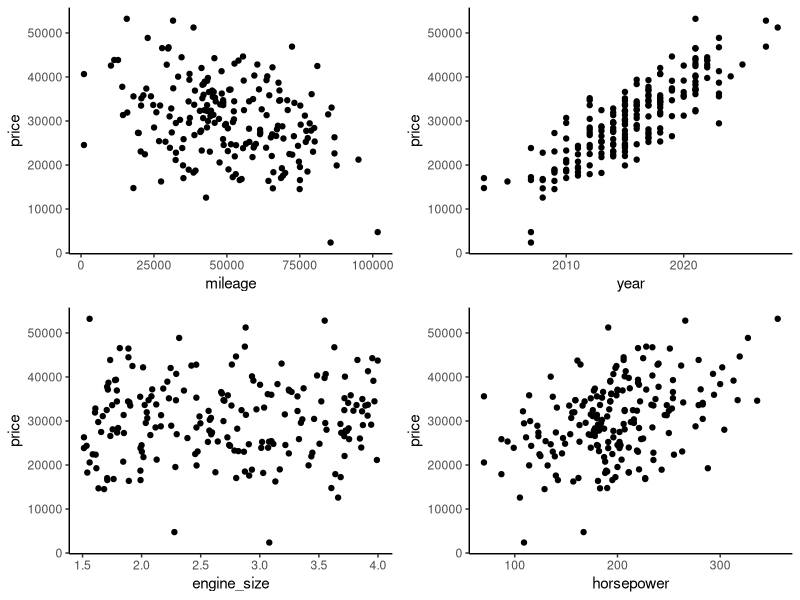
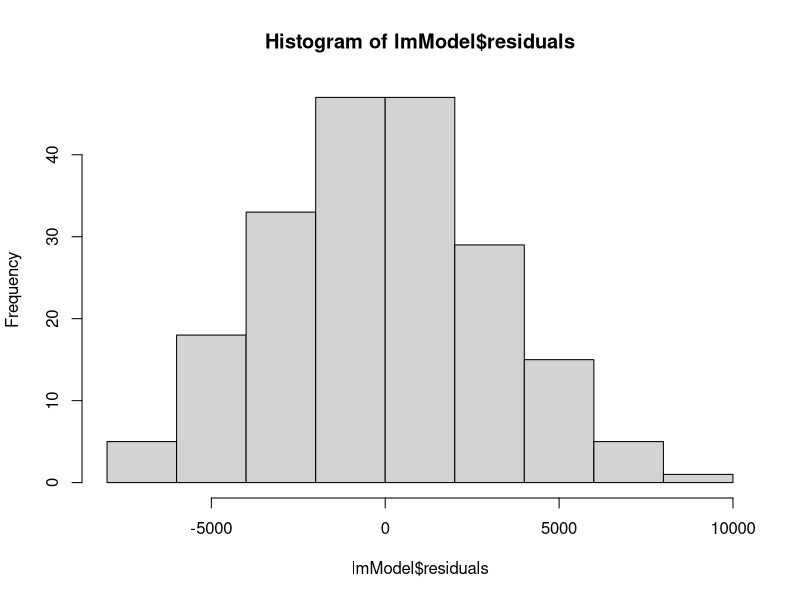

The R script that drew these images, in order:
# Scott Schumacker
# Multivariable Linear Regression

# Loading packages
library(tidyverse)
library(lmtest)
library(gridExtra)

# Creating data set
n <- 200

mileage <- rnorm(n, mean = 50000, sd = 20000)
year <- round(rnorm(n, mean = 2015, sd = 5))
engine_size <- runif(n, min = 1.5, max = 4.0)
horsepower <- round(rnorm(n, mean = 200, sd = 50))
mileage <- pmax(mileage, 1000)
horsepower <- pmax(horsepower, 70)

true_coefficients <- c(1000, -0.1, 1500, 200, 50)
error_sd <- 3000

price <- true_coefficients[1] +
  true_coefficients[2] * mileage +
  true_coefficients[3] * (year - 2000) +
  true_coefficients[4] * engine_size +
  true_coefficients[5] * horsepower +
  rnorm(n, 0, error_sd)

car_data <- data.frame(price, mileage, year, engine_size, horsepower)

# Visualizing the relationship between our independent and dependent variables
# Visualizing data as scatter plot
P1 <- car_data %>% 
  ggplot(aes(mileage, price)) +
  geom_point() +
  theme_classic()

P2 <- car_data %>% 
  ggplot(aes(year, price)) +
  geom_point() +
  theme_classic()

P3 <- car_data %>% 
  ggplot(aes(engine_size, price)) +
  geom_point() +
  theme_classic()

P4 <- car_data %>% 
  ggplot(aes(horsepower, price)) +
  geom_point() +
  theme_classic()

grid.arrange(P1,P2,P3,P4, nrow = 2)

# Looking at model coefficients
lmModel <- lm(price ~ mileage + year + engine_size + horsepower, data = car_data)
summary(lmModel)

# Checking normality of residuals
hist(lmModel$residuals)
bptest(lmModel)